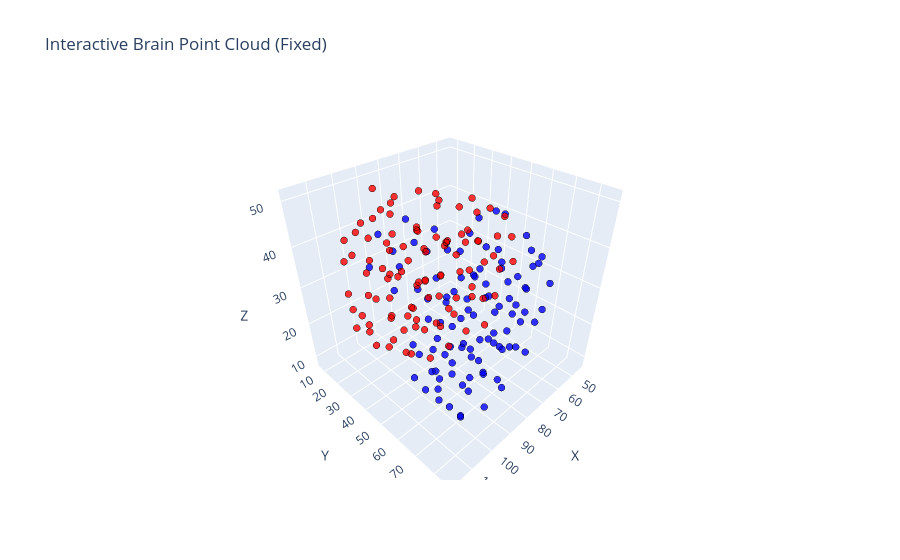

Write notebook code for a chart like this one.
### Markdown cell above
### Change orientation

### Code cell
from src.data.transformations import change_orientation

rotated_data = change_orientation(raw_data[0].clone(), target_orientation='LR')
# Your [200,3] tensor
pc = rotated_data.x.cpu().numpy()  # Ensure numpy

# Colors & indices as arrays
colors = np.array(['blue'] * 100 + ['red'] * 100)
customdata = np.arange(200)

fig = go.Figure(data=[go.Scatter3d(
    x=pc[:,0], y=pc[:,1], z=pc[:,2],
    mode='markers',
    marker=dict(size=4, color=colors, line=dict(width=0.5, color='black'), opacity=0.8),
    name='Left (blue) / Right (red)',
    hovertemplate='<b>Point %{customdata}</b><br>X: %{x:.3f}<br>Y: %{y:.3f}<br>Z: %{z:.3f}<extra></extra>',
    customdata=customdata  # ✅ np.array
)])

fig.update_layout(
    title="Interactive Brain Point Cloud (Fixed)",
    scene=dict(xaxis_title='X', yaxis_title='Y', zaxis_title='Z', aspectmode='cube')
)
fig.show()

### Figure 1 — Plotly figure (JSON) as saved in the notebook; plotly's stock layout.template omitted (floating-point values rounded to 4 significant figures; data arrays with more than 128 entries replaced by an {"elided": "..."} marker saying what was removed)
{"data": [{"customdata": {"elided": "200 int values"}, "hovertemplate": "<b>Point %{customdata}</b><br>X: %{x:.3f}<br>Y: %{y:.3f}<br>Z: %{z:.3f}<extra></extra>", "marker": {"color": {"elided": "200 str values"}, "line": {"color": "black", "width": 0.5}, "opacity": 0.8, "size": 4}, "mode": "markers", "name": "Left (blue) / Right (red)", "type": "scatter3d", "x": {"elided": "200 float values"}, "y": {"elided": "200 float values"}, "z": {"elided": "200 float values"}}], "layout": {"scene": {"aspectmode": "cube", "xaxis": {"title": {"text": "X"}}, "yaxis": {"title": {"text": "Y"}}, "zaxis": {"title": {"text": "Z"}}}, "title": {"text": "Interactive Brain Point Cloud (Fixed)"}}}
